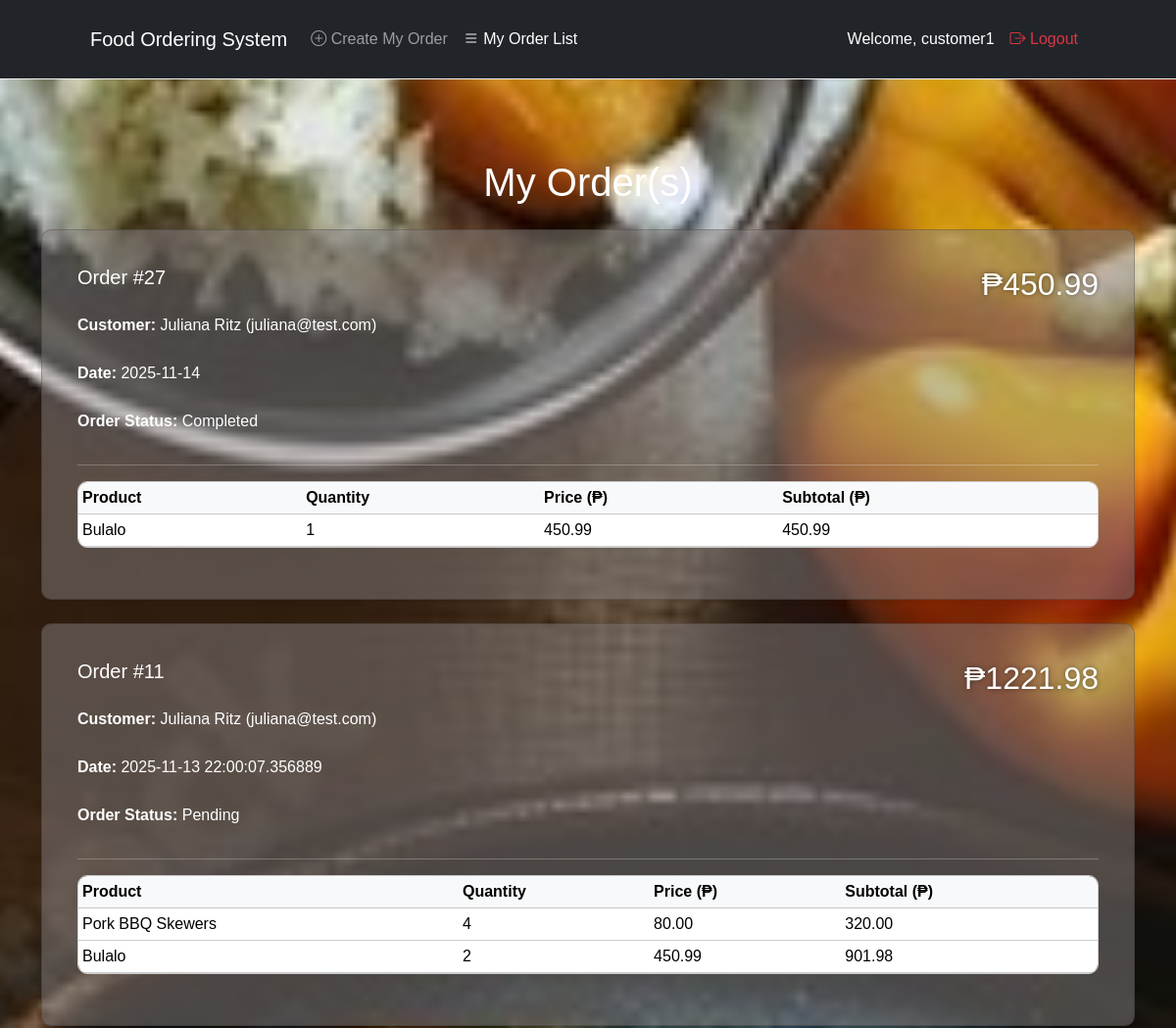
Page /my-orders (signed in, upper part) on the earlier database version.
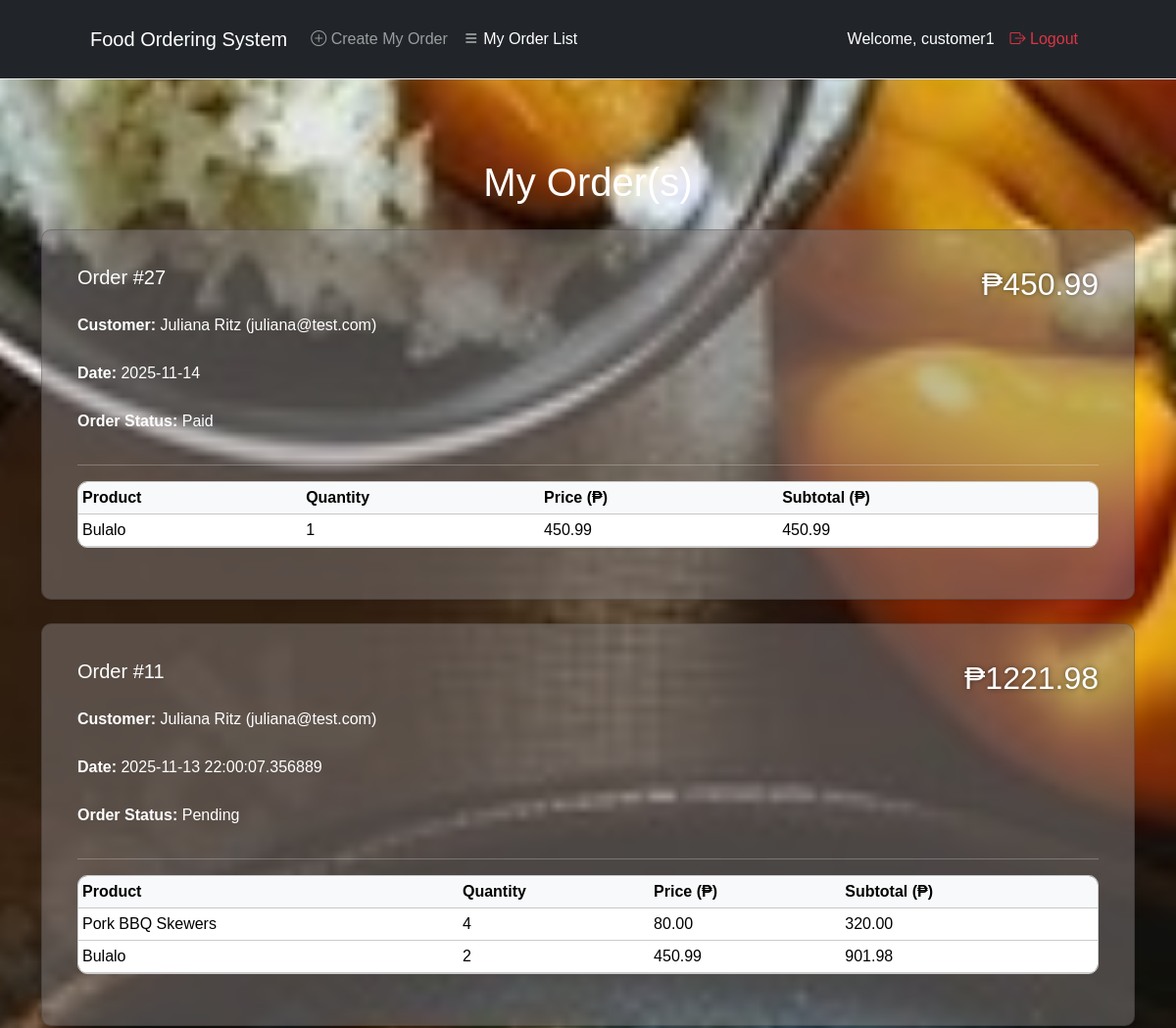
Same page on the later database version.
### tables this page shows
CREATE TABLE orders (
                id INTEGER PRIMARY KEY AUTOINCREMENT,
                user_id INTEGER NOT NULL,
                order_date TEXT NOT NULL,
                order_status TEXT NOT NULL,
                FOREIGN KEY (user_id) REFERENCES users (id)
            );

CREATE TABLE users (
                id INTEGER PRIMARY KEY AUTOINCREMENT,
                username TEXT UNIQUE NOT NULL,
                password TEXT NOT NULL,
                full_name TEXT NOT NULL,
                email TEXT NOT NULL,
                role INTEGER DEFAULT 2);

### app.py (the view)
@app.route('/my-orders')
def customer_orders():
    with sqlite3.connect(DB_NAME) as conn:
        c = conn.cursor()
        c.execute('''
            SELECT
                o.id, o.order_date, o.order_status,
                u.full_name, u.email
            FROM orders o
            JOIN users u ON o.user_id = u.id
            WHERE u.role = 2 AND u.id = ?
            ORDER BY o.id DESC
        ''', (session["user_id"],))
        orders = c.fetchall()
        order_data = []
        for order in orders:
            order_id = order[0]
            c.execute('''
                SELECT p.name, oi.quantity, p.price
                FROM order_items oi
                JOIN products p ON oi.product_id = p.id
                WHERE oi.order_id = ?
            ''', (order_id,))
            items = c.fetchall()
            total = sum(q * price for (name, q, price) in items)
            order_data.append({
                'id': order_id,
                'date': order[1],
                'status': order[2],
                'name': order[3],
                'email': order[4],
                'items': items,
                'total': total
            })
    return render_template('view_orders.html', orders=order_data)

### templates/view_orders.html (shortened to what this page needs)
{% extends "base.html" %}
{% block content %}
<div class="container mt-5 mb-5">
    {% if session.get('role') == 2 %}
        <h1 style="text-align: center; color: #fff;" class="mb-4">My Order(s)</h1>
    {% else %}
        <h1 style="text-align: center; color: #fff;" class="mb-4">All Orders</h1>
    {% endif %}
    {% if orders %}
        {% for order in orders %}
        <div class="card mb-4 shadow-sm">
            <div class="card-body">
                <div class="d-flex justify-content-between align-items-start">
                    <div>
                        <h5>Order #{{ order['id'] }}</h5>
                        <p class="mb-1"><strong>Customer:</strong> {{ order['name'] }} ({{ order['email'] }})</p>
                        <p class="mb-1"><strong>Date:</strong> {{ order['date'] }}</p>
                         {% if session.get('role') == 1 %}
                        <form action="/orders/update_status/{{ order['id'] }}" method="POST" style="display:flex; gap:8px; align-items:center;">
                            <select name="order_status" style="padding:5px; border-radius:5px;">
                                <option value="Pending"   {% if order['status'] == 'Pending' %}selected{% endif %}>Pending</option>
                                <option value="Completed" {% if order['status'] == 'Completed' %}selected{% endif %}>Completed</option>
                                <option value="Cancelled" {% if order['status'] == 'Cancelled' %}selected{% endif %}>Cancelled</option>
                                <option value="Paid" {% if order['status'] == 'Paid' %}selected{% endif %}>Paid</option>
                            </select>
                            <button type="submit"
                                    style="padding:5px 10px; background:#007bff; color:white; border:none; border-radius:5px; cursor:pointer;">
                                Update
                            </button>
                        </form>
                        {% else %}
                            <p><strong>Order Status:</strong> <span class="status-badge status-{{ order['status'] }}">{{ order['status'] }}</span></p>
                        {% endif %}
                    </div>
                    <div class="text-end">
                        <h2>₱{{ "%.2f"|format(order.total) }}</h2>
                    </div>
                </div>
                <hr>
                <table class="table table-sm align-middle">
                    <thead class="table-light">
                        <tr>
                            <th>Product</th>
                            <th>Quantity</th>
                            <th>Price (₱)</th>
                            <th>Subtotal (₱)</th>
                        </tr>
                    </thead>
                    <tbody>
                        {% for item in order['items'] %}
                        <tr>
                            <td>{{ item[0] }}</td>
                            <td>{{ item[1] }}</td>
                            <td>{{ "%.2f"|format(item[2]) }}</td>
                            <td>{{ "%.2f"|format(item[1] * item[2]) }}</td>
                        </tr>
                        {% endfor %}
                    </tbody>
                </table>
            </div>
        </div>
        {% endfor %}
    {% else %}
        <div class="alert alert-info text-center">No orders found.</div>
    {% endif %}
</div>
{% endblock %}

Differences in the rows shown:
changed orders id 27: status "Completed" → "Paid"
